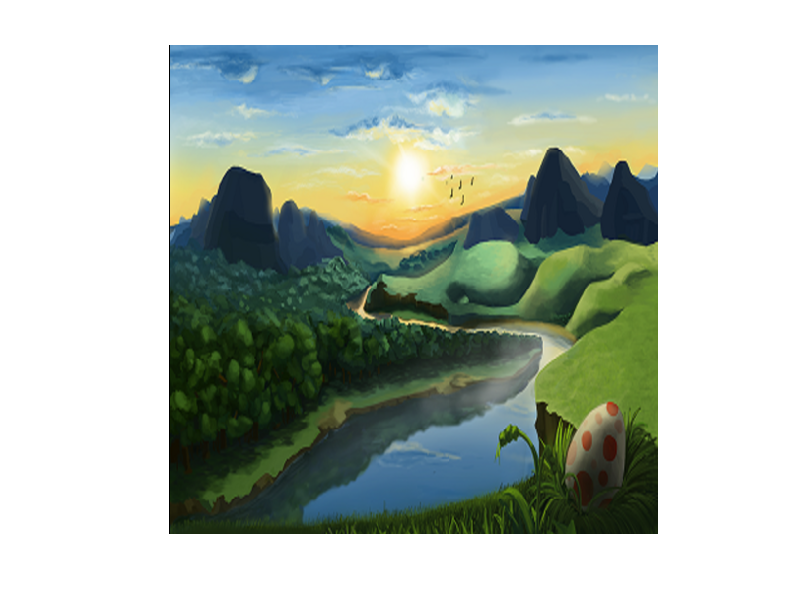

MATLAB code for this plot: (Note: this script raises an error after producing the figure.)
clear all; clc
load('img2_down.mat')
img1_down = img2_down;
%~ Make the image to be exactly for blocks 8x8, whithout leftovers ~%
[N, M] = size(img1_down);
N = mod(N, 8); M = mod(M, 8);
img1_down = img1_down(1:end-N, 1:end-M, :);
imshow(img1_down)
%~ Subsampling 4 4 4 ~%
subimg = [4 4 4];
[imageY, imageCb, imageCr] = convert2ycbcr(img1_down, subimg);
imageRGB = convert2rgb(imageY, imageCr, imageCb, subimg);
figure; imshow(imageRGB); figure; imshow(img1_down - imageRGB);
%~ Subsampling 4 2 2 ~%
subimg = [4 2 2];
[imageY, imageCb, imageCr] = convert2ycbcr(img1_down, subimg);
imageRGB = convert2rgb(imageY, imageCr, imageCb, subimg);
figure; imshow(imageRGB); figure; imshow(img1_down - imageRGB);
%~ Subsampling 4 2 0 ~%
subimg = [4 2 0];
[imageY, imageCb, imageCr] = convert2ycbcr(img1_down, subimg);
imageRGB = convert2rgb(imageY, imageCr, imageCb, subimg);
figure; imshow(imageRGB); figure; imshow(img1_down - imageRGB);
